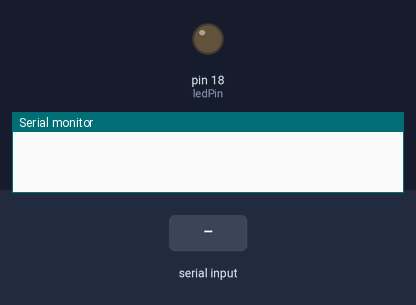
This sketch was run on a simulated Arduino Uno, built with avr-gcc and run on an emulated ATmega328P. On the bench: output pins drawn as LEDs (lit = HIGH), the last lines printed to the serial monitor. Inputs (shaded band) come from the test bench.

Above: at 1.2 s.
1.3 s: "1" received over Serial
At 2.0 s:
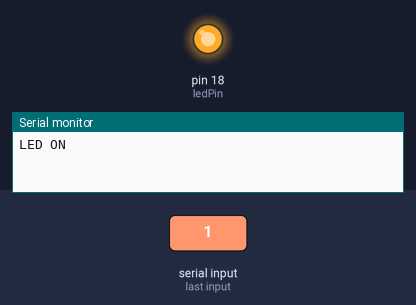
2.8 s: "0" received over Serial
At 3.1 s:
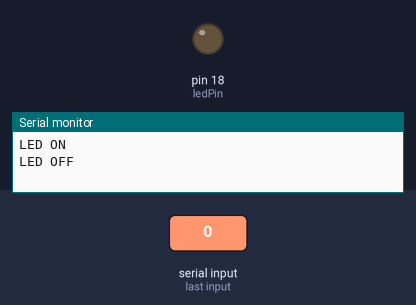
4.3 s: "2" received over Serial
At 5.1 s:
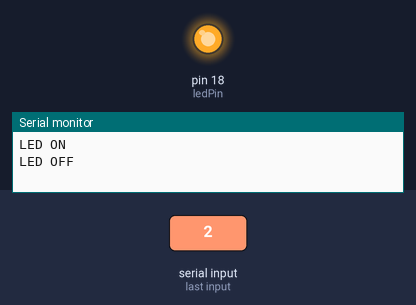
Timing chart, 0 to 7.3 s (numbered marks = the images above; inputs shaded):
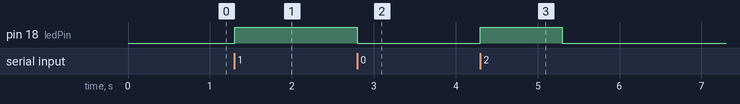

The sketch:

led.ino
```cpp
// LED'in bağlı olduğu pin
const int ledPin = 18;

void setup() {
  // Seri haberleşmeyi başlat
  Serial.begin(9600);

  // LED pinini çıkış olarak ayarla
  pinMode(ledPin, OUTPUT);
}

void loop() {
  // Seri haberleşmede veri var mı kontrol et
  if (Serial.available() > 0) {
    // Veriyi oku
    char data = Serial.read();

    // Veri 1 ise LED'i yak, 0 ise LED'i kapat
    if (data == '1') {
      digitalWrite(ledPin, HIGH);  // LED'i yak
      Serial.println("LED ON");
    } else if (data == '0') {
      digitalWrite(ledPin, LOW);   // LED'i kapat
      Serial.println("LED OFF");
    }
     else if (data == '2') {
      digitalWrite(ledPin, HIGH);   // LED'i  yak bekle
      delay(1000);
      digitalWrite(ledPin,LOW);   // LED'i kapat
      delay(500);

      Serial.println("LED sureli");
    }
  }
}
```

Measured:
- after the input at 1.3 s, pin 18 (ledPin): LOW → HIGH at once
- after the input at 2.8 s, pin 18 (ledPin): HIGH → LOW at once
- after the input at 4.3 s, pin 18 (ledPin): LOW → HIGH at once, → LOW 1.0 s later
